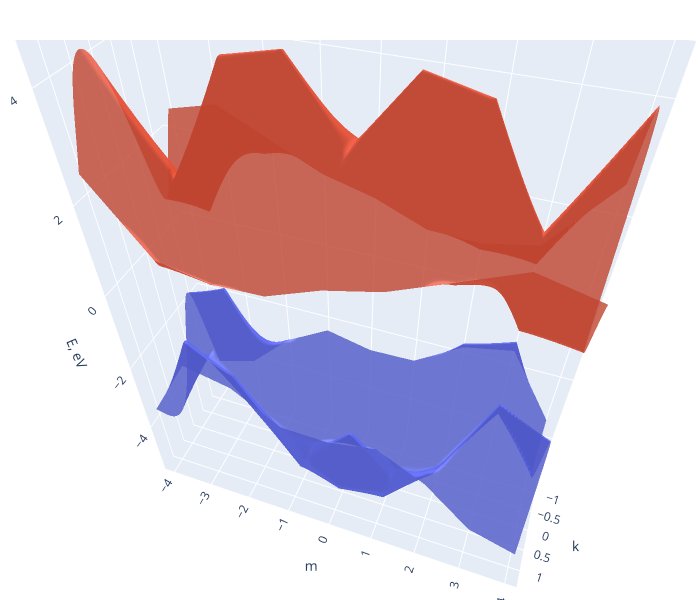

Notebook code for this chart:
### Code cell
eig_vals_res = np.array([hamiltEigVals(E_2s, E_2p, t_ss_sgm, t_sp_sgm, t_pp_sgm, t_pp_p, R, phi_1, phi_2, phi_3, z_1, z_2, z_3, r_1, r_2, r_3, i, j) for i in k for j in m])
print(f"Band Gap = {calcBandGap(eig_vals_res, 3, 4)} eV")
plot3DBandStr(k, m, eig_vals_res, bands = [3, 4], alpha = 0.8)

### Figure 1 — Plotly figure (JSON) as saved in the notebook; plotly's stock layout.template omitted (floating-point values rounded to 4 significant figures; data arrays with more than 128 entries replaced by an {"elided": "..."} marker saying what was removed)
{"data": [{"cmax": 1, "cmin": 0, "colorscale": [[0, "#636efa"], [1, "#636efa"]], "name": "band 3", "opacity": 0.8, "showscale": false, "surfacecolor": {"elided": "601x9 float values"}, "type": "surface", "x": {"elided": "601x9 float values"}, "y": {"elided": "601x9 int values"}, "z": {"elided": "601x9 float values"}}, {"cmax": 1, "cmin": 0, "colorscale": [[0, "#EF553B"], [1, "#EF553B"]], "name": "band 4", "opacity": 0.8, "showscale": false, "surfacecolor": {"elided": "601x9 float values"}, "type": "surface", "x": {"elided": "601x9 float values"}, "y": {"elided": "601x9 int values"}, "z": {"elided": "601x9 float values"}}], "layout": {"height": 600, "margin": {"b": 0, "l": 0, "r": 0, "t": 40}, "scene": {"camera": {"eye": {"x": 1.329, "y": 0.4837, "z": 1.414}}, "xaxis": {"title": {"text": "k"}}, "yaxis": {"title": {"text": "m"}}, "zaxis": {"title": {"text": "E, eV"}}}, "title": {}, "width": 700}}
